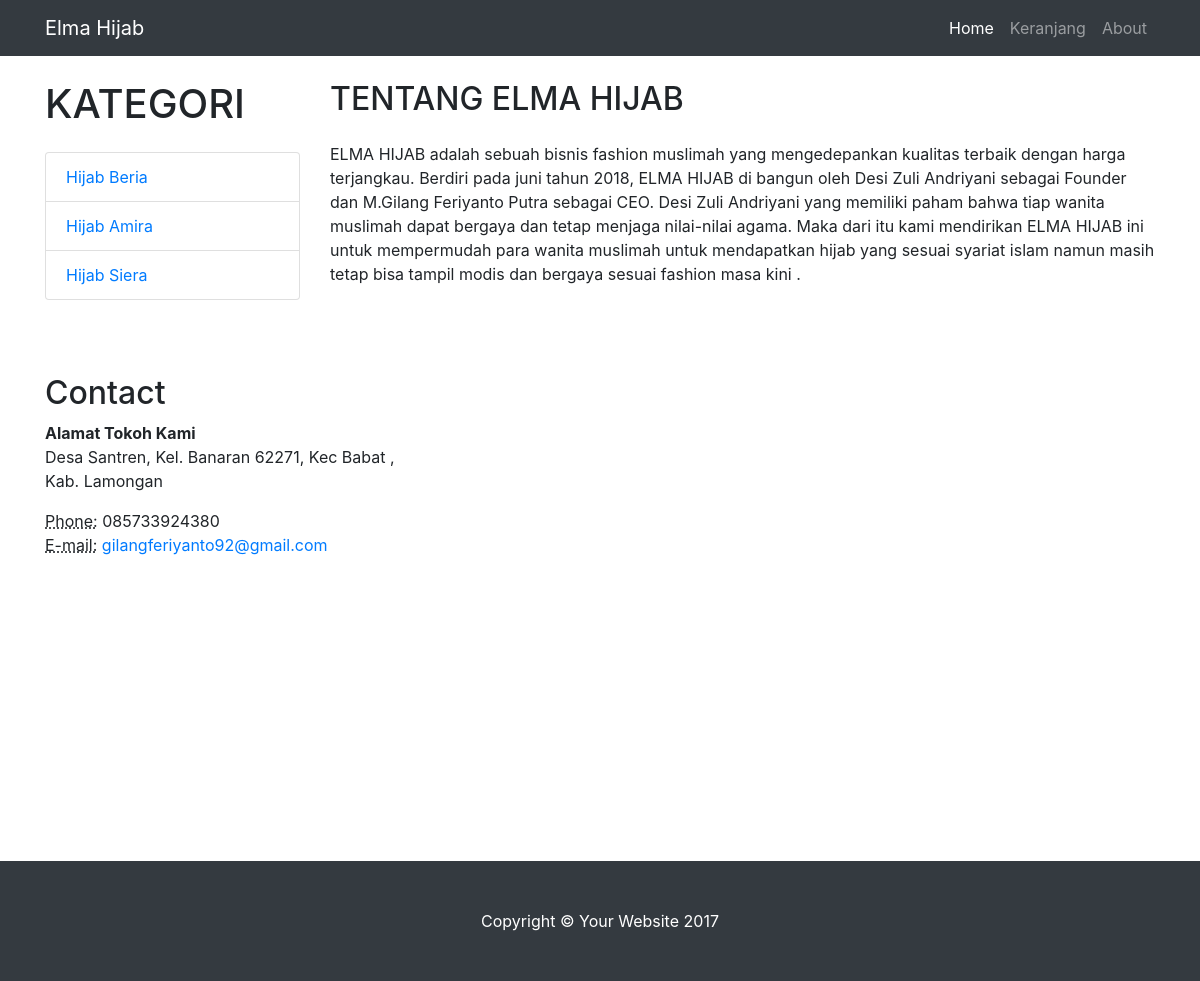
Page /about.php on the committed database.
### tables this page shows
CREATE TABLE `about` (
  `id_about` int(11) NOT NULL AUTO_INCREMENT,
  `about` text NOT NULL,
  PRIMARY KEY (`id_about`)
);

CREATE TABLE `kontak` (
  `id_kontak` int(11) NOT NULL AUTO_INCREMENT,
  `alamat_kontak` varchar(255) NOT NULL,
  `no_telp` varchar(20) NOT NULL,
  `email` varchar(150) NOT NULL,
  PRIMARY KEY (`id_kontak`)
);

### about.php (the view, shortened to what this page needs)
<?php
  include('database.php');
  $about=mysqli_query($db,"SELECT * FROM about WHERE id_about = 1");
  $row=mysqli_fetch_assoc($about);
  $kontak = mysqli_query($db,"SELECT * FROM kontak WHERE id_kontak=1");
  $row1=mysqli_fetch_assoc($kontak);
 ?>
<!DOCTYPE html>
<html lang="en">
  <head>
    <link href="vendor/bootstrap/css/bootstrap.min.css" rel="stylesheet">
    <link href="css/shop-homepage.css" rel="stylesheet">
  </head>
  <body>
    <nav class="navbar navbar-expand-lg navbar-dark bg-dark fixed-top">
      <div class="container">
        <a class="navbar-brand" href="index.php">Elma Hijab</a>
        <div class="collapse navbar-collapse" id="navbarResponsive">
          <ul class="navbar-nav ml-auto">
            <li class="nav-item active">
              <a class="nav-link" href="index.php">Home
              </a>
            </li>
            <li class="nav-item">
            <a class="nav-link" href="keranjang.php">Keranjang</a>
            </li>
            <li class="nav-item">
              <a class="nav-link" href="about.php">About</a>
            </li>
          </ul>
        </div>
      </div>
    </nav>
    <div class="container">
      <div class="row">
        <div class="col-lg-3">
          <h1 class="my-4">KATEGORI</h1>
          <div class="list-group">
            <a href="Hijab Beria.php" class="list-group-item">Hijab Beria</a>
            <a href="Hijab Amira.php" class="list-group-item">Hijab Amira</a>
            <a href="Hijab Siera.php" class="list-group-item">Hijab Siera</a>
          </div>
        </div>
         <div class="col-lg-9">
          <h2 class="my-4">TENTANG ELMA HIJAB</h2>
          <p><?php echo $row['about'] ?>.</p>
          <br><br>
        </div>
        <div class="col-sm-4">
          <h2 class="mt-4">Contact</h2>
          <address>
            <strong>Alamat Tokoh Kami</strong>
            <br><?php echo $row1['alamat_kontak'] ?>
            <br>
          </address>
          <address>
            <abbr title="Phone">Phone:</abbr>
            <?php echo $row1['no_telp'] ?>
            <br>
            <abbr title="Email">E-mail:</abbr>
            <a href="mailto:#"><?php echo $row1['email'] ?></a>
          </address>
        </div>
        </div>
      </div>
   <br><br><br><br><br><br>
   <br><br><br><br><br><br>
    <footer class="py-5 bg-dark">
      <div class="container">
        <p class="m-0 text-center text-white">Copyright &copy; Your Website 2017</p>
      </div>
    </footer>
  </body>
</html>

### css/shop-homepage.css (style rules this page uses)
body { padding-top: 54px; }
@media (min-width: 992px) { body { padding-top: 56px; } }

### rows in the picture
about: about "ELMA HIJAB adalah sebuah bisnis fashion muslimah yang mengedepankan kualitas terbaik dengan harga terjangkau. Berdiri pada juni tahun 2018, ELMA HIJAB di bangun oleh Desi Zuli Andriyani sebagai Founder dan M.Gilang Feriyanto Putra sebagai CEO. Desi Zuli Andriyani yang memiliki paham bahwa tiap wanita muslimah dapat bergaya dan tetap menjaga nilai-nilai agama. Maka dari itu kami mendirikan ELMA HIJAB ini untuk mempermudah para wanita muslimah untuk mendapatkan hijab yang sesuai syariat islam namun masih tetap bisa tampil modis dan bergaya sesuai fashion masa kini"
kontak: alamat_kontak "Desa Santren, Kel. Banaran 62271, Kec Babat , Kab. Lamongan", no_telp "085733924380", email "gilangferiyanto92@gmail.com"
